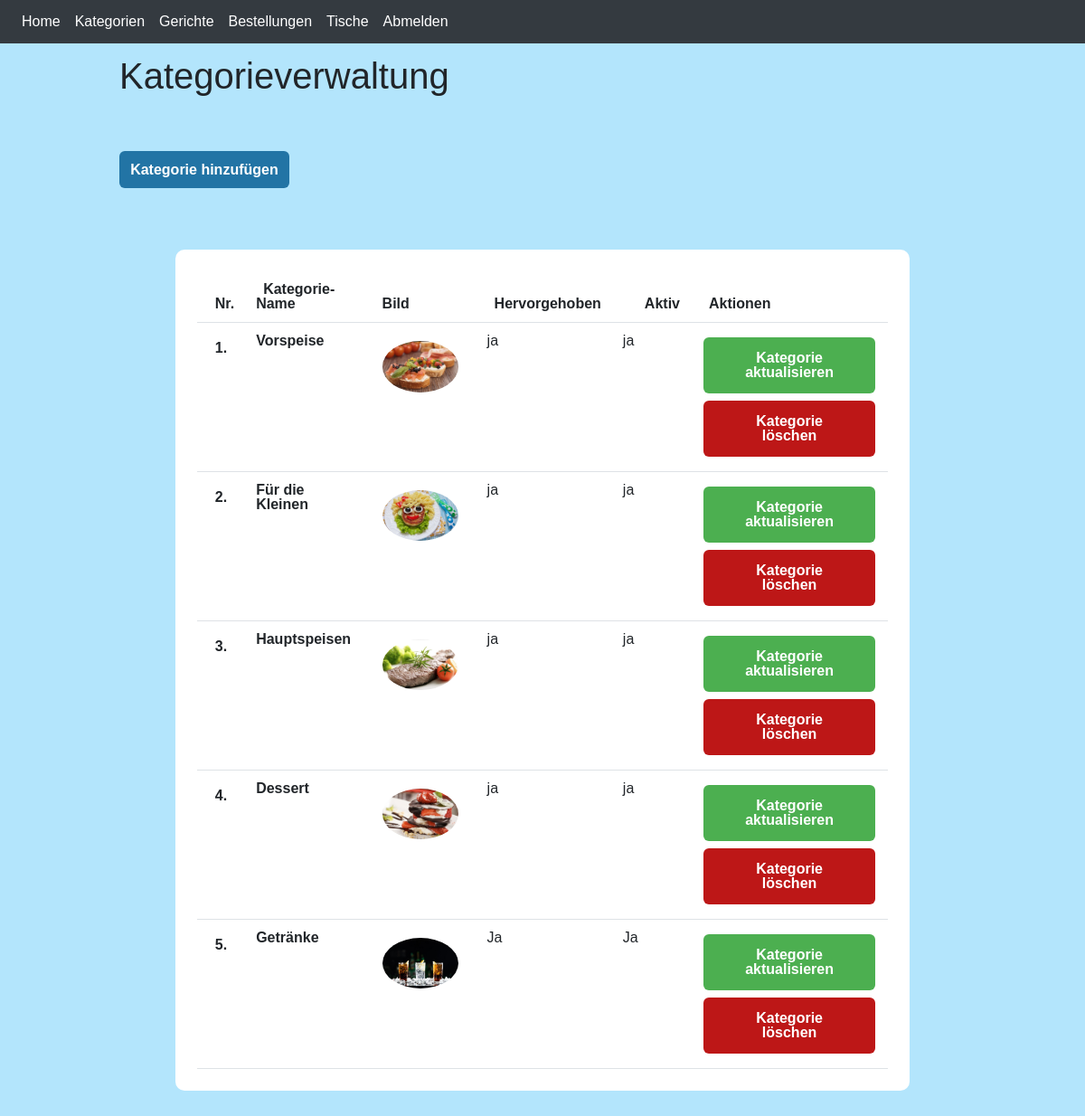
The page /admin/categoryManage.php (signed in) on the database its author committed.
### tables this page shows
CREATE TABLE `category` (
                            `id` int(11) NOT NULL,
                            `category_name` varchar(80) NOT NULL,
                            `image_name` varchar(100) NOT NULL,
                            `featured` varchar(10) NOT NULL,
                            `active` varchar(10) NOT NULL,
                            `icon_name` varchar(100) NOT NULL
);

### admin/categoryManage.php (the view, shortened to what this page needs)
<?php
require_once (__DIR__ . '/partials/header.php');
?>
<div class="main-content">
<div class="wrapper">
        <h1>Kategorieverwaltung</h1>
        <br /> <br />
 <br /> <br />
            <a href="<?php echo URLRACINE; ?>admin/categoryAdd.php" class="btn-primary">Kategorie hinzufügen</a>
<br /> <br /> <br />
    <div class="container mt-5">
        <table class="table table-borderless table-responsive card-1 p-4">
            <thead>
            <tr class="border-bottom">
                <th>
                    <span class="ml-2">Nr.</span>
                </th>
                <th>
                    <span class="ml-2">Kategorie-Name</span>
                </th>
                <th>
                    <span class="ml-2">Bild</span>
                </th>
                <th>
                    <span class="ml-2">Hervorgehoben</span>
                </th>
                <th>
                    <span class="ml-4">Aktiv</span>
                </th>
                <th>
                    <span class="ml-2">Aktionen</span>
                </th>
            </tr>
            </thead>
                    <?php
        $sql = "SELECT * FROM category";
        $res = mysqli_query($conn, $sql);
        $count = mysqli_num_rows($res);
        $sn=1;
        if($count>0)
        {
    while($row=mysqli_fetch_assoc($res))
    {
        $id = $row['id'];
        $title = $row['category_name'];
        $image_name = $row['image_name'];
        $featured = $row['featured'];
        $active = $row['active'];
        ?>
            <tr class="border-bottom">
                <td><div class="p-2 d-block font-weight-bold"><?php echo $sn++; ?>. </div> </td>
                <td class="d-block font-weight-bold"><?php echo $title; ?></td>
                <td>
                    <?php
                        if($image_name!="")
                        {
                            ?>
                            <img alt="KategorieImage" class="p-2 d-flex flex-row align-items-center mb-2 rounded-circle" src="<?php echo URLRACINE; ?>assets/images/<?php echo $image_name; ?>" width="100px" >
                            <?php
                        }
                        else
                        {
                            echo "<div class='error'>Kein Bild hinzugefügt</div>";
                        }
                    ?>
                </td>
                <td><?php echo $featured; ?></td>
                <td><?php echo $active; ?></td>
                <td>
                    <a href="<?php echo URLRACINE; ?>admin/categoryUpdate.php?id=<?php echo $id; ?>" class="button1">Kategorie aktualisieren</a>
                    <a href="<?php echo URLRACINE; ?>admin/categoryDelete.php?id=<?php echo $id; ?>&image_name=<?php echo $image_name; ?>"  class="button2">Kategorie löschen</a>
                </td>
            </tr>
        <?php
    }
}
else
{
    ?>
    <tr>
        <td colspan="6"><div class="error">Keine Kategorie hinzugefügt</div></td>
    </tr>
    <?php
}
?>
           </table>
</div>
</div>
<?php require_once (__DIR__ . '/partials/footer.php'); ?>

### admin/assets/css/admin.css (style rules this page uses)
body, input, textarea, select, option { font-family: "Oswald", Helvetica, sans-serif; font-weight: 100; font-size: 1rem; line-height: 1rem; }
.container { width: 90%; height: auto; max-width: 1200px; margin: 0 auto; }
body { background-color: #B3E5FC; }
.card-1 { border: none; border-radius: 10px; width: 100%; background-color: #fff; }

### admin/assets/css/admin2.css (style rules this page uses)
.wrapper { padding: 1%; width: 80%; margin: 0 auto; }
.btn-primary { background-color: #2274a5; padding: 1.3%; color: white; text-decoration: none; font-weight: bold; border-radius: 6px; }
.button1 { background-color: #4CAF50; border: none; color: white; padding: 15px 32px; text-align: center; text-decoration: none; display: inline-block; font-size: 16px; margin: 4px 2px; cursor: pointer; font-weight: bold; border-radius: 6px; }
.button2 { background-color: #bd1717; border: none; color: white; padding: 15px 32px; text-align: center; text-decoration: none; display: inline-block; font-size: 16px; margin: 4px 2px; cursor: pointer; font-weight: bold; border-radius: 6px; }

### rows shown on the page
category: category_name "Vorspeise", image_name (picture), featured "ja", active "ja"
category: category_name "Für die Kleinen", image_name (picture), featured "ja", active "ja"
category: category_name "Hauptspeisen", image_name (picture), featured "ja", active "ja"
category: category_name "Dessert", image_name (picture), featured "ja", active "ja"
category: category_name "Getränke", image_name (picture), featured "Ja", active "Ja"
